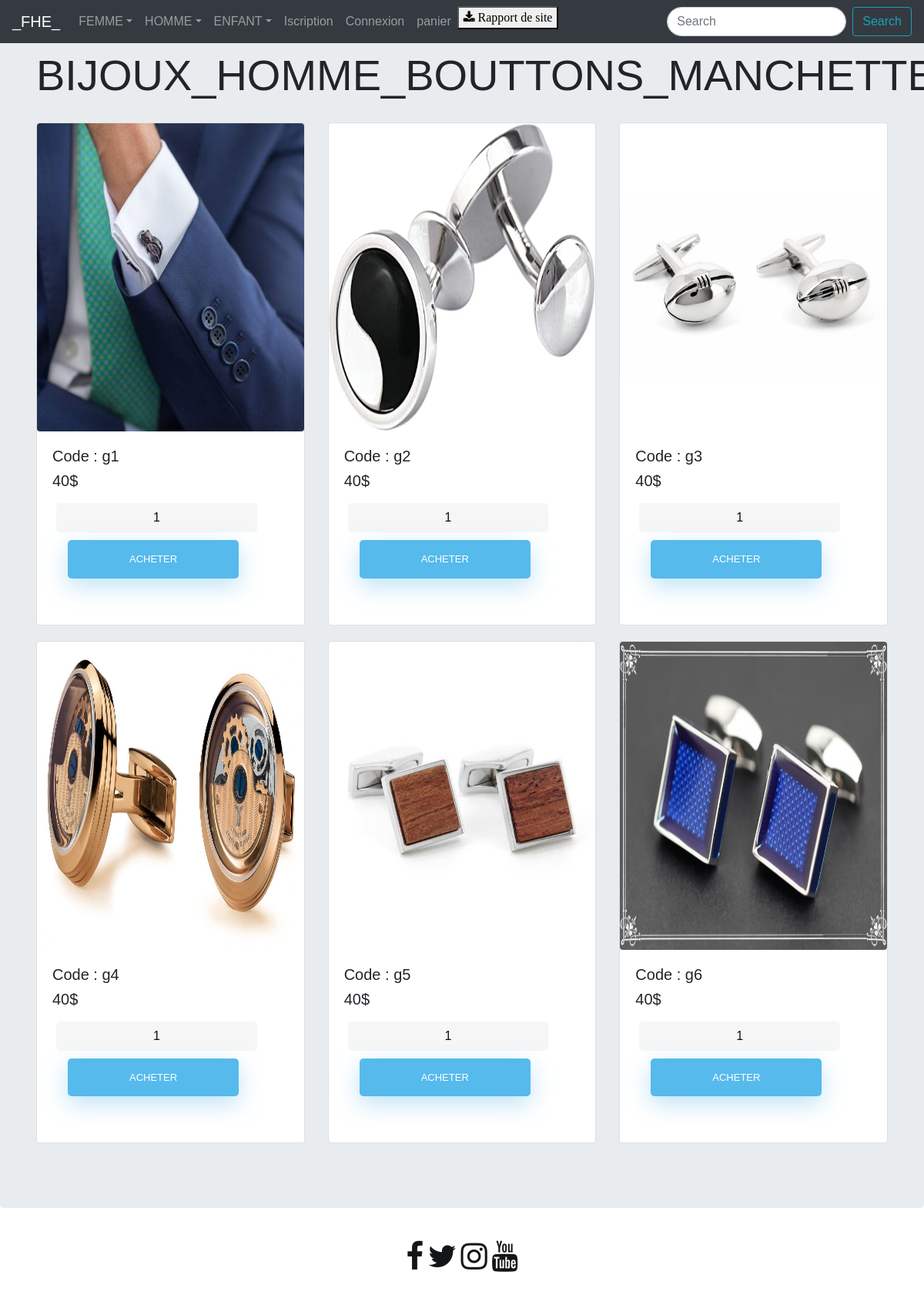
The app's page /bouttons.php with its own data.
### tables this page shows
CREATE TABLE `product` (
  `id` int(11) NOT NULL,
  `pname` varchar(255) DEFAULT NULL,
  `image` varchar(255) DEFAULT NULL,
  `price` double DEFAULT NULL
);

### bouttons.php (the view, shortened to what this page needs)
<!doctype html>
<html lang="en">
<head>
    <link rel="stylesheet" href="https://stackpath.bootstrapcdn.com/bootstrap/4.3.1/css/bootstrap.min.css"
>
    <link rel="stylesheet" href="https://cdnjs.cloudflare.com/ajax/libs/font-awesome/4.7.0/css/font-awesome.min.css">
    <link rel="stylesheet" type="text/css" href="ACCUEIL.css">
</head>
<body>
    <div class="jumbotron">
        <div class="container-fluid padding">
            <div class="row welcome text-center">
                <div class="col-12 ">
                    <h1 class="display-4">BIJOUX_HOMME_BOUTTONS_MANCHETTE</h1>
                </div>
            </div>
        </div>
        <div class="container-fluid padding">
            <div class="row">
                <div class="col-md-4 col-xs-4 col-sm-3 col-md-2">
                    <div class="card">
                         <?php
          $conn = mysqli_connect("localhost","id13014500_root","chaimaelmejgari","id13014500_ex_db");
          $query = "SELECT * FROM product where id=48 ";
            $result = mysqli_query($conn,$query);
            if(mysqli_num_rows($result) > 0) {
                while ($row = mysqli_fetch_array($result)) { ?>
                        <form method="post" action="cart.php?action=add&id=<?php echo $row["id"]; ?>">
                                 <img src="<?php echo $row["image"]; ?>" class="card-img-top rounded mx-auto d-block">
                                <div class="card-body">
                                <h5 class="card-text"><?php echo $row["pname"]; ?></h5>
                                <h5 class="card-title"><?php echo $row["price"]; ?>$</h5>
                                <input type="text" name="quantity" class="form-control" value="1">
                                <input class="btn btn-outline-secondary" type="submit" name="add"
                                       value="acheter">
                                       </div>
                        </form>
                    <?php
                }
            }
        ?>
                    </div>
                </div>
                <div class="col-md-4 col-xs-4 col-sm-3 col-md-2">
                    <div class="card">
                         <?php
          $conn = mysqli_connect("localhost","id13014500_root","chaimaelmejgari","id13014500_ex_db");
          $query = "SELECT * FROM product where id=49 ";
            $result = mysqli_query($conn,$query);
            if(mysqli_num_rows($result) > 0) {
                while ($row = mysqli_fetch_array($result)) { ?>
                        <form method="post" action="cart.php?action=add&id=<?php echo $row["id"]; ?>">
                                 <img src="<?php echo $row["image"]; ?>" class="card-img-top rounded mx-auto d-block">
                                <div class="card-body">
                                <h5 class="card-text"><?php echo $row["pname"]; ?></h5>
                                <h5 class="card-title"><?php echo $row["price"]; ?>$</h5>
                                <input type="text" name="quantity" class="form-control" value="1">
                                <input class="btn btn-outline-secondary" type="submit" name="add"
                                       value="acheter">
                                       </div>
                        </form>
                    <?php
                }
            }
        ?>
                    </div>
                </div>
                <div class="col-md-4 col-xs-4 col-sm-3 col-md-2 ">
                    <div class="card">
                         <?php
          $conn = mysqli_connect("localhost","id13014500_root","chaimaelmejgari","id13014500_ex_db");
          $query = "SELECT * FROM product where id=50 ";
            $result = mysqli_query($conn,$query);
            if(mysqli_num_rows($result) > 0) {
                while ($row = mysqli_fetch_array($result)) { ?>
                        <form method="post" action="cart.php?action=add&id=<?php echo $row["id"]; ?>">
                                 <img src="<?php echo $row["image"]; ?>" class="card-img-top rounded mx-auto d-block">
                                <div class="card-body">
                                <h5 class="card-text"><?php echo $row["pname"]; ?></h5>
                                <h5 class="card-title"><?php echo $row["price"]; ?>$</h5>
                                <input type="text" name="quantity" class="form-control" value="1">
                                <input class="btn btn-outline-secondary" type="submit" name="add"
                                       value="acheter">
                                       </div>
                        </form>
                    <?php
                }
            }
        ?>
                    </div>
                </div>
            </div>
        </div>
        <div class="container-fluid padding">
            <div class="row">
                <div class="col-md-4 col-xs-4 col-sm-3 col-md-2">
                    <div class="card">
                         <?php
          $conn = mysqli_connect("localhost","id13014500_root","chaimaelmejgari","id13014500_ex_db");
          $query = "SELECT * FROM product where id=51 ";
            $result = mysqli_query($conn,$query);
            if(mysqli_num_rows($result) > 0) {
                while ($row = mysqli_fetch_array($result)) { ?>
                        <form method="post" action="cart.php?action=add&id=<?php echo $row["id"]; ?>">
                                 <img src="<?php echo $row["image"]; ?>" class="card-img-top rounded mx-auto d-block">
                                <div class="card-body">
                                <h5 class="card-text"><?php echo $row["pname"]; ?></h5>
                                <h5 class="card-title"><?php echo $row["price"]; ?>$</h5>
                                <input type="text" name="quantity" class="form-control" value="1">
                                <input class="btn btn-outline-secondary" type="submit" name="add"
                                       value="acheter">
                                       </div>
                        </form>
                    <?php
                }
            }
        ?>
                    </div>
                </div>
                <div class="col-md-4 col-xs-4 col-sm-3 col-md-2">
                    <div class="card">
                         <?php
          $conn = mysqli_connect("localhost","id13014500_root","chaimaelmejgari","id13014500_ex_db");
          $query = "SELECT * FROM product where id=52 ";
            $result = mysqli_query($conn,$query);
            if(mysqli_num_rows($result) > 0) {
                while ($row = mysqli_fetch_array($result)) { ?>
                        <form method="post" action="cart.php?action=add&id=<?php echo $row["id"]; ?>">
                                 <img src="<?php echo $row["image"]; ?>" class="card-img-top rounded mx-auto d-block">
                                <div class="card-body">
                                <h5 class="card-text"><?php echo $row["pname"]; ?></h5>
                                <h5 class="card-title"><?php echo $row["price"]; ?>$</h5>
                                <input type="text" name="quantity" class="form-control" value="1">
                                <input class="btn btn-outline-secondary" type="submit" name="add"
                                       value="acheter">
                                       </div>
                        </form>
                    <?php
                }
            }
        ?>
                    </div>
                </div>
                <div class="col-md-4 col-xs-4 col-sm-3 col-md-2 ">
                    <div class="card">
                         <?php
          $conn = mysqli_connect("localhost","id13014500_root","chaimaelmejgari","id13014500_ex_db");
          $query = "SELECT * FROM product where id=53 ";
            $result = mysqli_query($conn,$query);
            if(mysqli_num_rows($result) > 0) {
                while ($row = mysqli_fetch_array($result)) { ?>
                        <form method="post" action="cart.php?action=add&id=<?php echo $row["id"]; ?>">
                                 <img src="<?php echo $row["image"]; ?>" class="card-img-top rounded mx-auto d-block">
                                <div class="card-body">
                                <h5 class="card-text"><?php echo $row["pname"]; ?></h5>
                                <h5 class="card-title"><?php echo $row["price"]; ?>$</h5>
                                <input type="text" name="quantity" class="form-control" value="1">
                                <input class="btn btn-outline-secondary" type="submit" name="add"
                                       value="acheter">
                                       </div>
                        </form>
                    <?php
                }
            }
        ?>
                    </div>
                </div>
            </div>
        </div>
    </div>
 <?php
    include("menu/menu.php")
    ?>
</body>
</html>

### ACCUEIL.css (style rules this page uses)
[class*="col"] { margin-bottom: 20px; }
img { width: 100%; height: 400px; }
html { background-color: #ffffff; }
body { font-family: "Poppins", sans-serif; height: 100vh; }
input[type=button], input[type=submit], input[type=reset] { background-color: #56baed; border: none; color: white; padding: 15px 80px; text-align: center; text-decoration: none; display: inline-block; text-transform: uppercase; font-size: 13px; -webkit-box-shadow: 0 10px 30px 0 rgba(95,186,233,0.4); box-shadow: 0 10px 30px 0 rgba(95,186,233,0.4); -webkit-border-radius: 5px 5px 5px 5px; border-radius: 5px 5px 5px 5px; margin: 5px 20px 40px 20px; -webkit-transition: all 0.3s ease-in-out; -moz-transition: all 0.3s ease-in-out; -ms-transition: all 0.3s ease-in-out; -o-transition: all 0.3s ease-in-out; transition: all 0.3s ease-in-out; }
input[type=text] { background-color: #f6f6f6; border: none; color: #0d0d0d; padding: 15px 32px; text-align: center; text-decoration: none; display: inline-block; font-size: 16px; margin: 5px; width: 85%; border: 2px solid #f6f6f6; -webkit-transition: all 0.5s ease-in-out; -moz-transition: all 0.5s ease-in-out; -ms-transition: all 0.5s ease-in-out; -o-transition: all 0.5s ease-in-out; transition: all 0.5s ease-in-out; -webkit-border-radius: 5px 5px 5px 5px; border-radius: 5px 5px 5px 5px; }
input[type=text]:placeholder { color: #cccccc; }
.form-control { border-radius:1.5rem; }

### records on screen
product: image (picture), pname "Code : g1", price "40"
product: image (picture), pname "Code : g2", price "40"
product: image (picture), pname "Code : g3", price "40"
product: image (picture), pname "Code : g4", price "40"
product: image (picture), pname "Code : g5", price "40"
product: image (picture), pname "Code : g6", price "40"
